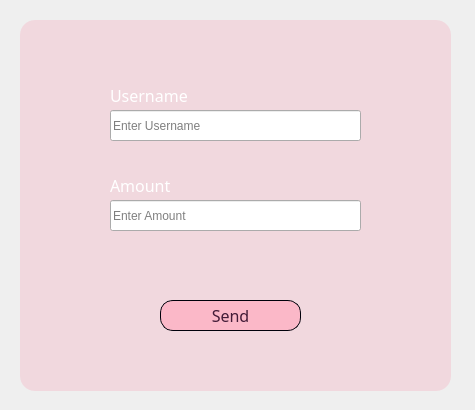
<?xml version="1.0" encoding="UTF-8"?>
<ui version="4.0">
 <class>sendMoney_dialog</class>
 <widget class="QDialog" name="sendMoney_dialog">
  <property name="geometry">
   <rect>
    <x>0</x>
    <y>0</y>
    <width>475</width>
    <height>410</height>
   </rect>
  </property>
  <property name="windowTitle">
   <string>Dialog</string>
  </property>
  <widget class="QLineEdit" name="amount_textBox">
   <property name="geometry">
    <rect>
     <x>110</x>
     <y>200</y>
     <width>251</width>
     <height>31</height>
    </rect>
   </property>
   <property name="text">
    <string/>
   </property>
   <property name="placeholderText">
    <string>Enter Amount</string>
   </property>
   <property name="clearButtonEnabled">
    <bool>true</bool>
   </property>
  </widget>
  <widget class="QLineEdit" name="userName_textBox">
   <property name="geometry">
    <rect>
     <x>110</x>
     <y>110</y>
     <width>251</width>
     <height>31</height>
    </rect>
   </property>
   <property name="inputMask">
    <string/>
   </property>
   <property name="text">
    <string/>
   </property>
   <property name="frame">
    <bool>true</bool>
   </property>
   <property name="echoMode">
    <enum>QLineEdit::Normal</enum>
   </property>
   <property name="placeholderText">
    <string>Enter Username</string>
   </property>
   <property name="clearButtonEnabled">
    <bool>true</bool>
   </property>
  </widget>
  <widget class="QLabel" name="label_bg">
   <property name="geometry">
    <rect>
     <x>0</x>
     <y>0</y>
     <width>475</width>
     <height>412</height>
    </rect>
   </property>
   <property name="text">
    <string/>
   </property>
  </widget>
  <widget class="QLabel" name="amount_label">
   <property name="geometry">
    <rect>
     <x>110</x>
     <y>170</y>
     <width>111</width>
     <height>31</height>
    </rect>
   </property>
   <property name="palette">
    <palette>
     <active>
      <colorrole role="WindowText">
       <brush brushstyle="SolidPattern">
        <color alpha="255">
         <red>255</red>
         <green>255</green>
         <blue>255</blue>
        </color>
       </brush>
      </colorrole>
     </active>
     <inactive>
      <colorrole role="WindowText">
       <brush brushstyle="SolidPattern">
        <color alpha="255">
         <red>255</red>
         <green>255</green>
         <blue>255</blue>
        </color>
       </brush>
      </colorrole>
     </inactive>
     <disabled/>
    </palette>
   </property>
   <property name="font">
    <font>
     <family>Arial Rounded MT Bold</family>
     <pointsize>12</pointsize>
    </font>
   </property>
   <property name="text">
    <string>Amount</string>
   </property>
  </widget>
  <widget class="QLabel" name="username_label">
   <property name="geometry">
    <rect>
     <x>110</x>
     <y>80</y>
     <width>111</width>
     <height>31</height>
    </rect>
   </property>
   <property name="palette">
    <palette>
     <active>
      <colorrole role="WindowText">
       <brush brushstyle="SolidPattern">
        <color alpha="255">
         <red>255</red>
         <green>255</green>
         <blue>255</blue>
        </color>
       </brush>
      </colorrole>
      <colorrole role="ButtonText">
       <brush brushstyle="SolidPattern">
        <color alpha="255">
         <red>255</red>
         <green>255</green>
         <blue>255</blue>
        </color>
       </brush>
      </colorrole>
     </active>
     <inactive>
      <colorrole role="WindowText">
       <brush brushstyle="SolidPattern">
        <color alpha="255">
         <red>255</red>
         <green>255</green>
         <blue>255</blue>
        </color>
       </brush>
      </colorrole>
      <colorrole role="ButtonText">
       <brush brushstyle="SolidPattern">
        <color alpha="255">
         <red>255</red>
         <green>255</green>
         <blue>255</blue>
        </color>
       </brush>
      </colorrole>
     </inactive>
     <disabled/>
    </palette>
   </property>
   <property name="font">
    <font>
     <family>Arial Rounded MT Bold</family>
     <pointsize>12</pointsize>
    </font>
   </property>
   <property name="text">
    <string>Username</string>
   </property>
  </widget>
  <widget class="QPushButton" name="request_Button">
   <property name="geometry">
    <rect>
     <x>160</x>
     <y>300</y>
     <width>141</width>
     <height>31</height>
    </rect>
   </property>
   <property name="palette">
    <palette>
     <active>
      <colorrole role="Button">
       <brush brushstyle="SolidPattern">
        <color alpha="178">
         <red>255</red>
         <green>170</green>
         <blue>190</blue>
        </color>
       </brush>
      </colorrole>
      <colorrole role="ButtonText">
       <brush brushstyle="SolidPattern">
        <color alpha="255">
         <red>67</red>
         <green>27</green>
         <blue>55</blue>
        </color>
       </brush>
      </colorrole>
      <colorrole role="Base">
       <brush brushstyle="SolidPattern">
        <color alpha="178">
         <red>255</red>
         <green>170</green>
         <blue>190</blue>
        </color>
       </brush>
      </colorrole>
      <colorrole role="Window">
       <brush brushstyle="SolidPattern">
        <color alpha="178">
         <red>255</red>
         <green>170</green>
         <blue>190</blue>
        </color>
       </brush>
      </colorrole>
     </active>
     <inactive>
      <colorrole role="Button">
       <brush brushstyle="SolidPattern">
        <color alpha="178">
         <red>255</red>
         <green>170</green>
         <blue>190</blue>
        </color>
       </brush>
      </colorrole>
      <colorrole role="ButtonText">
       <brush brushstyle="SolidPattern">
        <color alpha="255">
         <red>67</red>
         <green>27</green>
         <blue>55</blue>
        </color>
       </brush>
      </colorrole>
      <colorrole role="Base">
       <brush brushstyle="SolidPattern">
        <color alpha="178">
         <red>255</red>
         <green>170</green>
         <blue>190</blue>
        </color>
       </brush>
      </colorrole>
      <colorrole role="Window">
       <brush brushstyle="SolidPattern">
        <color alpha="178">
         <red>255</red>
         <green>170</green>
         <blue>190</blue>
        </color>
       </brush>
      </colorrole>
     </inactive>
     <disabled>
      <colorrole role="Button">
       <brush brushstyle="SolidPattern">
        <color alpha="178">
         <red>255</red>
         <green>170</green>
         <blue>190</blue>
        </color>
       </brush>
      </colorrole>
      <colorrole role="Base">
       <brush brushstyle="SolidPattern">
        <color alpha="178">
         <red>255</red>
         <green>170</green>
         <blue>190</blue>
        </color>
       </brush>
      </colorrole>
      <colorrole role="Window">
       <brush brushstyle="SolidPattern">
        <color alpha="178">
         <red>255</red>
         <green>170</green>
         <blue>190</blue>
        </color>
       </brush>
      </colorrole>
     </disabled>
    </palette>
   </property>
   <property name="font">
    <font>
     <family>Arial Rounded MT Bold</family>
     <pointsize>12</pointsize>
    </font>
   </property>
   <property name="styleSheet">
    <string notr="true">QPushButton {
/*background-color: rgba(230, 170, 245, 0.7);*/
    background-color: rgba(255, 170, 190, 0.7);
    border-radius: 13px;
    border: 1px solid rgb(0, 0, 10);
}

QPushButton:hover {
    background-color: rgba(255, 170, 190, 0.4); /* Semi-transparent background color when hovered */
}

QPushButton:pressed {
    background-color: rgba(255, 150, 200, 0.7); /* Semi-transparent background color when pressed */
    border: 2px solid black; /* You can customize the border for the pressed state if needed */
}
</string>
   </property>
   <property name="text">
    <string>Send</string>
   </property>
  </widget>
  <widget class="QPushButton" name="pushButton">
   <property name="geometry">
    <rect>
     <x>20</x>
     <y>20</y>
     <width>431</width>
     <height>371</height>
    </rect>
   </property>
   <property name="styleSheet">
    <string notr="true">QPushButton {
 background-color: rgba(255, 90, 130, 0.15);
    border-radius: 15px;
}
</string>
   </property>
   <property name="text">
    <string/>
   </property>
  </widget>
  <zorder>label_bg</zorder>
  <zorder>pushButton</zorder>
  <zorder>amount_textBox</zorder>
  <zorder>userName_textBox</zorder>
  <zorder>amount_label</zorder>
  <zorder>username_label</zorder>
  <zorder>request_Button</zorder>
 </widget>
 <resources/>
 <connections/>
</ui>
